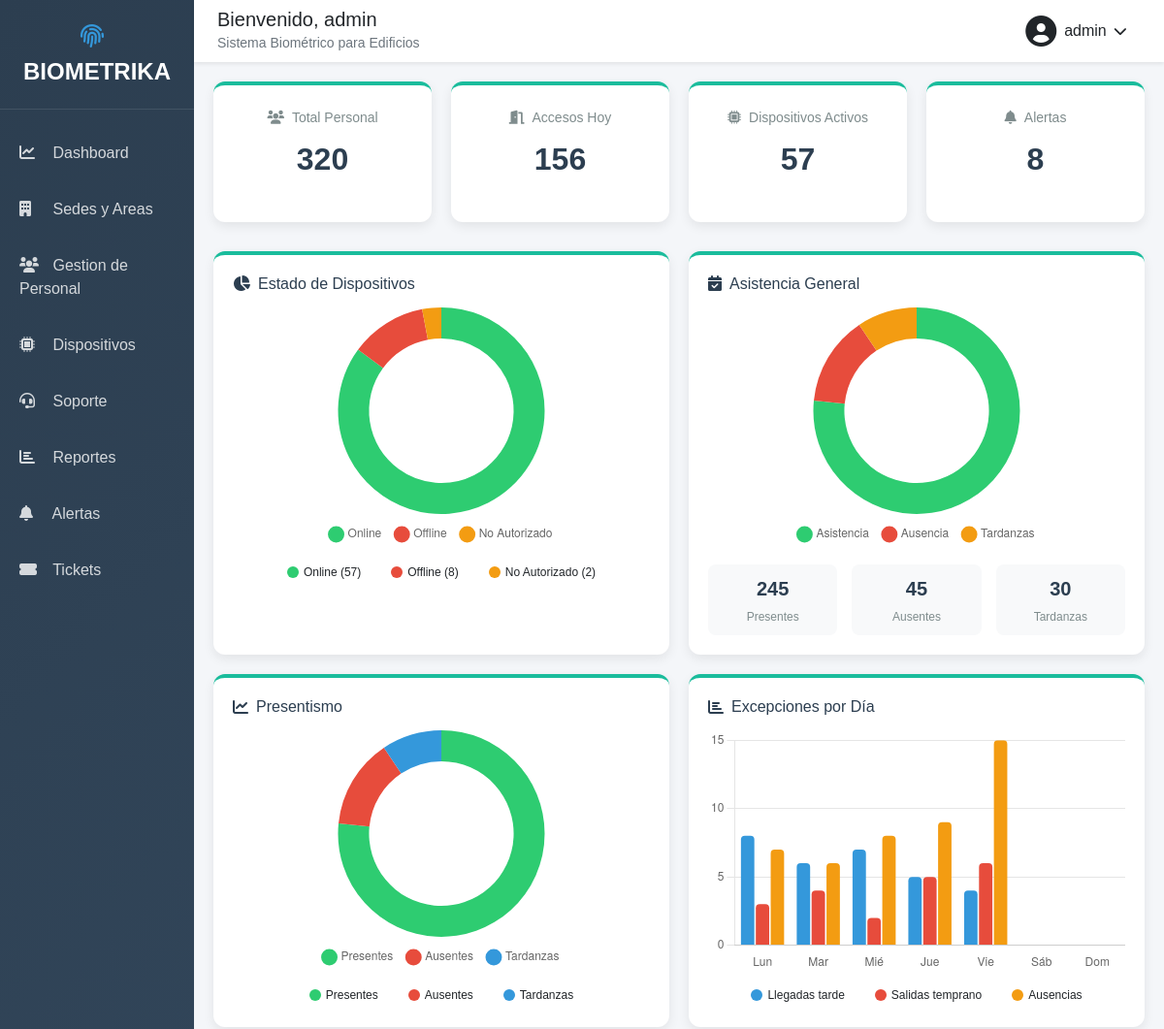
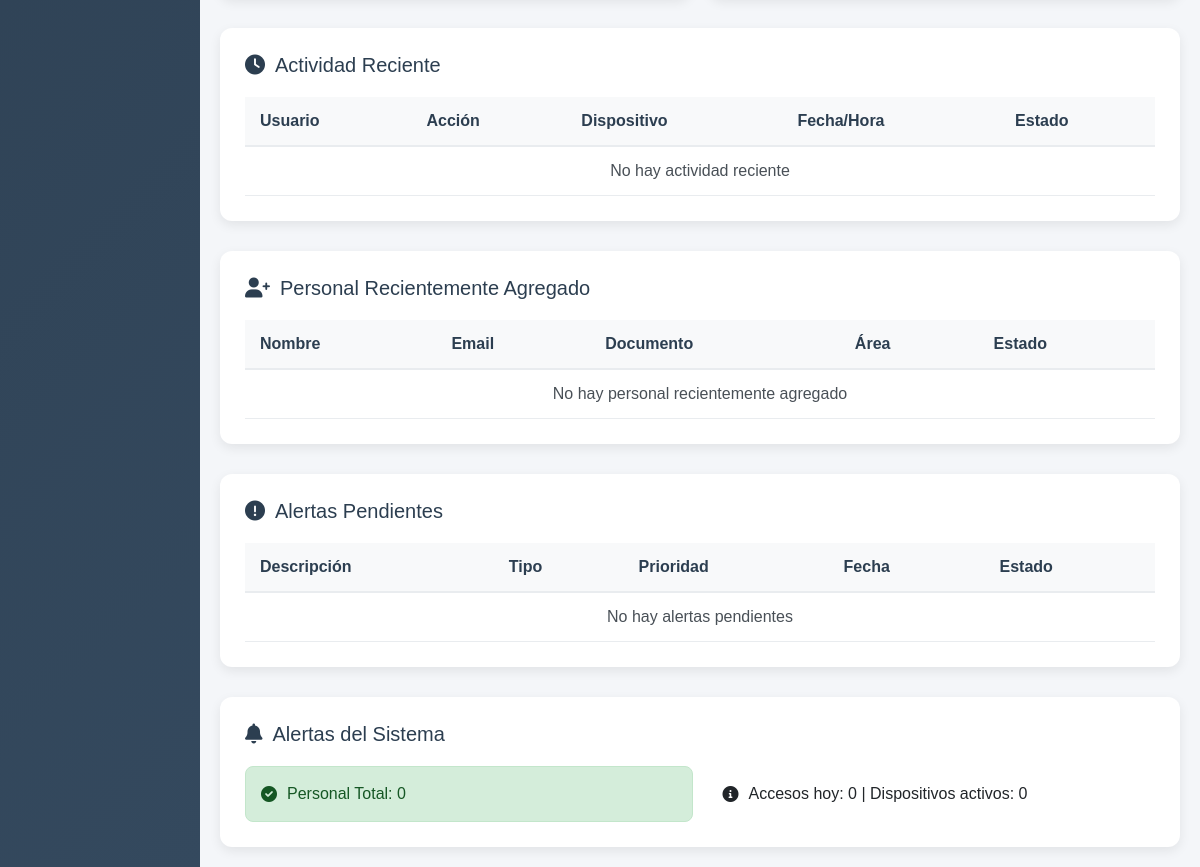
Before: /dashboard/ (signed in) with the older database file (2 pictures, top to bottom).
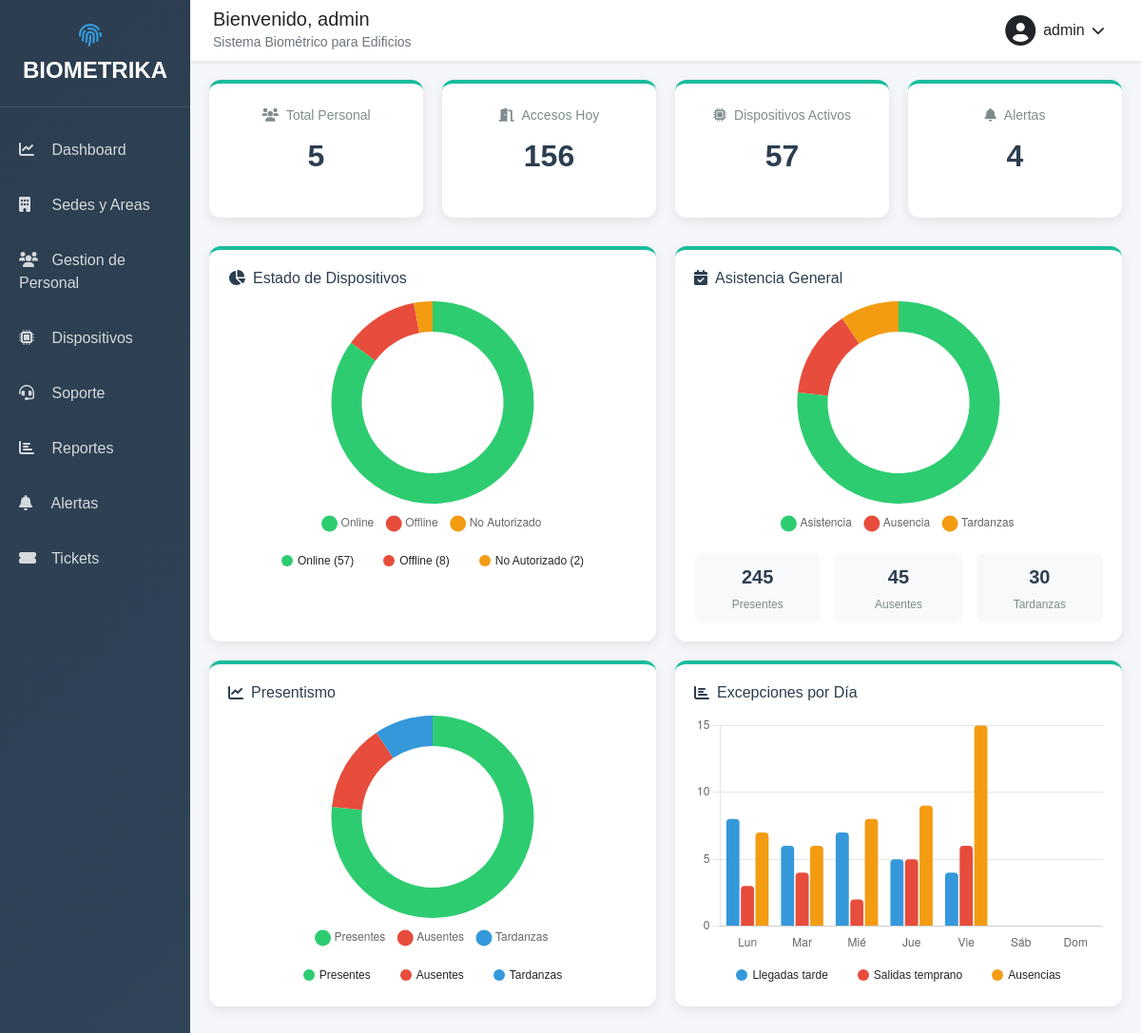
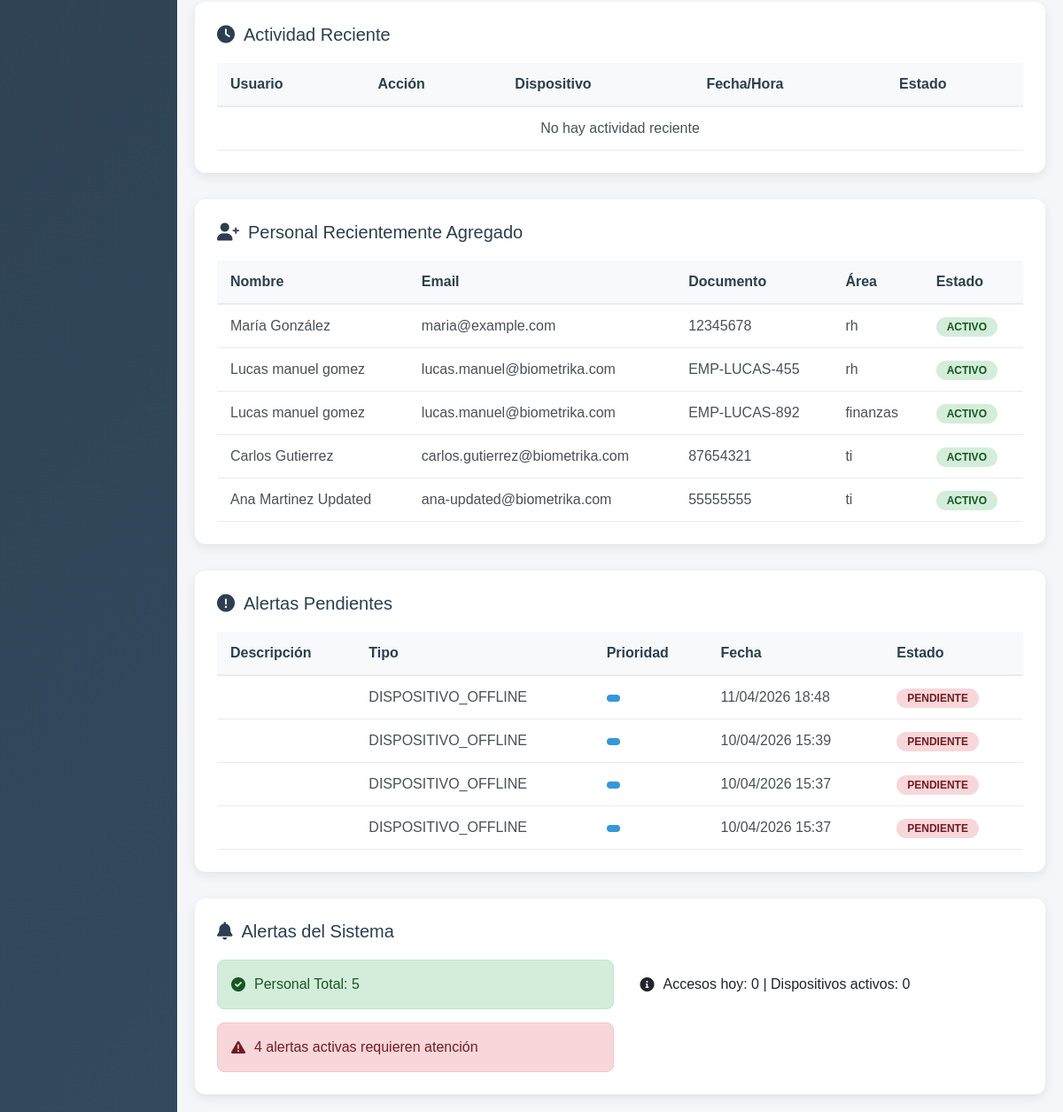
After: the same page with the newer database file (2 pictures, top to bottom).
### personal/models.py (models this page shows, shortened)
class Persona(models.Model):
    TIPO_DOCUMENTO = [
        ('CC', 'Cédula'),
        ('CE', 'Cédula Extranjería'),
        ('PAS', 'Pasaporte'),
    ]
    TIPO_PERSONA = [
        ('RES', 'Residente'),
        ('VIS', 'Visitante'),
        ('EMP', 'Empleado'),
        ('ADM', 'Administrador'),
    ]
    AREA_CHOICES = [
        ('ti', 'TI'),
        ('rh', 'RH'),
        ('finanzas', 'Finanzas'),
        ('operaciones', 'Operaciones'),
        ('marketing', 'Marketing'),
        ('ventas', 'Ventas'),
    ]
    TIPO_SEDE = [
        ('sede', 'Sede Principal'),
        ('oficina', 'Oficina'),
        ('area', 'Área Específica'),
    ]
    DISPOSITIVO_BIOMETRICO = [
        ('huella', 'Huella'),
        ('tarjeta', 'Tarjeta'),
        ('pin', 'PIN'),
    ]
    NIVEL_SEGURIDAD = [
        ('bajo', 'Bajo'),
        ('medio', 'Medio'),
        ('alto', 'Alto'),
    ]
    usuario = models.OneToOneField(User, on_delete=models.CASCADE, null=True, blank=True)
    tipo_documento = models.CharField(max_length=3, choices=TIPO_DOCUMENTO)
    numero_documento = models.CharField(max_length=20, unique=True)
    nombres = models.CharField(max_length=100)
    apellidos = models.CharField(max_length=100)
    tipo_persona = models.CharField(max_length=3, choices=TIPO_PERSONA)
    email = models.EmailField()
    telefono = models.CharField(max_length=15)
    direccion = models.TextField()
    foto = models.ImageField(upload_to='fotos/', null=True, blank=True)
    cargo = models.CharField(max_length=100, null=True, blank=True)
    area = models.CharField(max_length=50, choices=AREA_CHOICES, null=True, blank=True)
    tipo_sede = models.CharField(max_length=20, choices=TIPO_SEDE, default='sede')
    nombre_sede = models.CharField(max_length=100, default='Sede Central')
    dispositivo_biometrico = models.CharField(max_length=20, choices=DISPOSITIVO_BIOMETRICO, default='huella')
    credencial_biometrica = models.CharField(max_length=200, blank=True)
    nivel_seguridad = models.CharField(max_length=20, choices=NIVEL_SEGURIDAD, default='medio')
    fecha_registro = models.DateTimeField(auto_now_add=True)
    activo = models.BooleanField(default=True)
    @property
    def nombre_completo(self):
        return f"{self.nombres} {self.apellidos}"
    class Meta:
        verbose_name_plural = "Personas"

### alertas/models.py (models this page shows, shortened)
class Alerta(models.Model):
    TIPO_ALERTA = [
        ('ACCESO_NO_AUTORIZADO', 'Acceso No Autorizado'),
        ('DISPOSITIVO_OFFLINE', 'Dispositivo Offline'),
        ('INTENTO_FALLIDO', 'Intento Fallido'),
        ('PUERTA_ABIERTA', 'Puerta Abierta'),
        ('MANTENIMIENTO', 'Mantenimiento Requerido'),
    ]
    NIVEL_ALERTA = [
        ('BAJA', 'Baja'),
        ('MEDIA', 'Media'),
        ('ALTA', 'Alta'),
        ('CRITICA', 'Crítica'),
    ]
    tipo = models.CharField(max_length=30, choices=TIPO_ALERTA)
    nivel = models.CharField(max_length=10, choices=NIVEL_ALERTA)
    mensaje = models.TextField()
    dispositivo = models.ForeignKey(Dispositivo, on_delete=models.CASCADE, null=True, blank=True)
    persona = models.ForeignKey(Persona, on_delete=models.CASCADE, null=True, blank=True)
    fecha_hora = models.DateTimeField(auto_now_add=True)
    leida = models.BooleanField(default=False)
    resuelta = models.BooleanField(default=False)

### dashboard/views.py (the view)
# urls.py: path('dashboard/', include('dashboard.urls')),
@login_required
def dashboard(request):
    hoy = date.today()
    hace_7_dias = hoy - timedelta(days=7)
    total_personal = Persona.objects.filter(activo=True).count()
    accesos_hoy = RegistroAcceso.objects.filter(fecha_hora__date=hoy).count()
    dispositivos_activos = Dispositivo.objects.filter(estado='ACTIVO').count()
    alertas_activas = Alerta.objects.filter(leida=False, resuelta=False).count()
    personal_reciente = Persona.objects.all().order_by('-id')[:5]
    alertas_pendientes = Alerta.objects.filter(resuelta=False).order_by('-fecha_hora')[:5]
    dispositivos_problemas = Dispositivo.objects.filter(estado='INACTIVO').count()
    datos_grafico = []
    for hora in range(24):
        count = RegistroAcceso.objects.filter(
            fecha_hora__date=hoy,
            fecha_hora__hour=hora
        ).count()
        datos_grafico.append(count)
    ultimos_accesos = RegistroAcceso.objects.select_related('persona').order_by('-fecha_hora')[:10]
    sedes = Sede.objects.all()
    areas_por_sede = {}
    for sede in sedes:
        areas_por_sede[sede.id] = Area.objects.filter(sede=sede).count()
    accesos_semana = RegistroAcceso.objects.filter(
        fecha_hora__date__gte=hace_7_dias,
        fecha_hora__date__lte=hoy
    ).count()
    context = {
        'total_personal': total_personal,
        'accesos_hoy': accesos_hoy,
        'accesos_semana': accesos_semana,
        'dispositivos_activos': dispositivos_activos,
        'dispositivos_inactivos': dispositivos_problemas,
        'alertas_activas': alertas_activas,
        'datos_grafico': json.dumps(datos_grafico),
        'ultimos_accesos': ultimos_accesos,
        'personal_reciente': personal_reciente,
        'alertas_pendientes': alertas_pendientes,
        'sedes': sedes,
        'areas_por_sede': json.dumps(areas_por_sede),
    }
    return render(request, 'dashboard/index.html', context)

### templates/dashboard/index.html (shortened to what the changed rows need)
{% extends 'dashboard/base.html' %}
{% load static %}
{% block content %}
<link rel="stylesheet" href="{% static 'css/style_dashboard.css' %}">
<div class="panels">
    <div class="panel">
        <h3><i class="fa-solid fa-users"></i> Total Personal</h3>
        <p>{{ total_personal|default:"320" }}</p>
    </div>
    <div class="panel">
        <h3><i class="fa-solid fa-bell"></i> Alertas</h3>
        <p>{{ alertas_activas|default:"8" }}</p>
    </div>
</div>
<div class="actividad">
    <h2><i class="fa-solid fa-clock"></i> Actividad Reciente</h2>
    <div class="desplazamiento">
        <table>
            <thead>
                <tr>
                    <th>Usuario</th>
                    <th>Acción</th>
                    <th>Dispositivo</th>
                    <th>Fecha/Hora</th>
                    <th>Estado</th>
                </tr>
            </thead>
        </table>
    </div>
</div>
<div class="actividad">
    <h2><i class="fa-solid fa-user-plus"></i> Personal Recientemente Agregado</h2>
    <div class="desplazamiento">
        <table>
            <thead>
                <tr>
                    <th>Nombre</th>
                    <th>Email</th>
                    <th>Documento</th>
                    <th>Área</th>
                    <th>Estado</th>
                </tr>
            </thead>
            <tbody>
                {% for persona in personal_reciente %}
                <tr>
                    <td>{{ persona.nombre_completo }}</td>
                    <td>{{ persona.email|default:"N/A" }}</td>
                    <td>{{ persona.numero_documento }}</td>
                    <td>{{ persona.area|default:"Sin área" }}</td>
                    <td>
                        <span class="estado {% if persona.activo %}aprobado{% else %}denegado{% endif %}">
                            {% if persona.activo %}Activo{% else %}Inactivo{% endif %}
                        </span>
                    </td>
                </tr>
                {% empty %}
                <tr>
                    <td colspan="5" style="text-align: center;">No hay personal recientemente agregado</td>
                </tr>
                {% endfor %}
            </tbody>
        </table>
    </div>
</div>
<div class="actividad">
    <h2><i class="fa-solid fa-exclamation-circle"></i> Alertas Pendientes</h2>
    <div class="desplazamiento">
        <table>
            <thead>
                <tr>
                    <th>Descripción</th>
                    <th>Tipo</th>
                    <th>Prioridad</th>
                    <th>Fecha</th>
                    <th>Estado</th>
                </tr>
            </thead>
            <tbody>
                {% for alerta in alertas_pendientes %}
                <tr>
                    <td>{{ alerta.descripcion }}</td>
                    <td>{{ alerta.tipo }}</td>
                    <td>
                        <span class="badge" style="background:
                            {% if alerta.prioridad == 'ALTA' %}#e74c3c
                            {% elif alerta.prioridad == 'MEDIA' %}#f39c12
                            {% else %}#3498db{% endif %};">
                        </span>
                    </td>
                    <td>{{ alerta.fecha_hora|date:"d/m/Y H:i" }}</td>
                    <td>
                        <span class="estado {% if alerta.resuelta %}aprobado{% else %}denegado{% endif %}">
                            {% if alerta.resuelta %}Resuelta{% else %}Pendiente{% endif %}
                        </span>
                    </td>
                </tr>
                {% empty %}
                <tr>
                    <td colspan="5" style="text-align: center;">No hay alertas pendientes</td>
                </tr>
                {% endfor %}
            </tbody>
        </table>
    </div>
</div>
<div class="alerta-sistema">
    <div class="contenido-alerta">
        <div class="mensaje alerta-exito">
            <i class="fa-solid fa-circle-check"></i>
            <span>Personal Total: {{ total_personal }}</span>
        </div>
        {% if alertas_activas > 0 %}
        <div class="mensaje alerta-error">
            <i class="fa-solid fa-triangle-exclamation"></i>
            <span>{{ alertas_activas }} alertas activas requieren atención</span>
        </div>
        {% endif %}
    </div>
</div>
{% endblock %}

Changed rows visible on the page:
added Persona: nombre_completo "María González", email "maria@example.com", numero_documento "12345678", area "rh", activo "ACTIVO"
added Persona: nombre_completo "Lucas manuel gomez", email "lucas.manuel@biometrika.com", numero_documento "EMP-LUCAS-455", area "rh", activo "ACTIVO"
added Persona: nombre_completo "Lucas manuel gomez", email "lucas.manuel@biometrika.com", numero_documento "EMP-LUCAS-892", area "finanzas", activo "ACTIVO"
added Persona: nombre_completo "Carlos Gutierrez", email "carlos.gutierrez@biometrika.com", numero_documento "87654321", area "ti", activo "ACTIVO"
added Persona: nombre_completo "Ana Martinez Updated", email "ana-updated@biometrika.com", numero_documento "55555555", area "ti", activo "ACTIVO"
added Alerta: tipo "DISPOSITIVO_OFFLINE", fecha_hora "11/04/2026 18:48", resuelta "PENDIENTE"
added Alerta: tipo "DISPOSITIVO_OFFLINE", fecha_hora "10/04/2026 15:39", resuelta "PENDIENTE"
added Alerta: tipo "DISPOSITIVO_OFFLINE", fecha_hora "10/04/2026 15:37", resuelta "PENDIENTE"
added Alerta: tipo "DISPOSITIVO_OFFLINE", fecha_hora "10/04/2026 15:37", resuelta "PENDIENTE"
Other visible differences:
{{ total_personal|default:"320" }}: "320" → "5"
{{ alertas_activas|default:"8" }}: "8" → "4"
{{ total_personal }}: "0" → "5"
{{ alertas_activas }}: (not shown) → "4"
text no longer shown: "No hay personal recientemente agregado No hay alertas pendientes"
text now shown: "alertas activas requieren atención"
